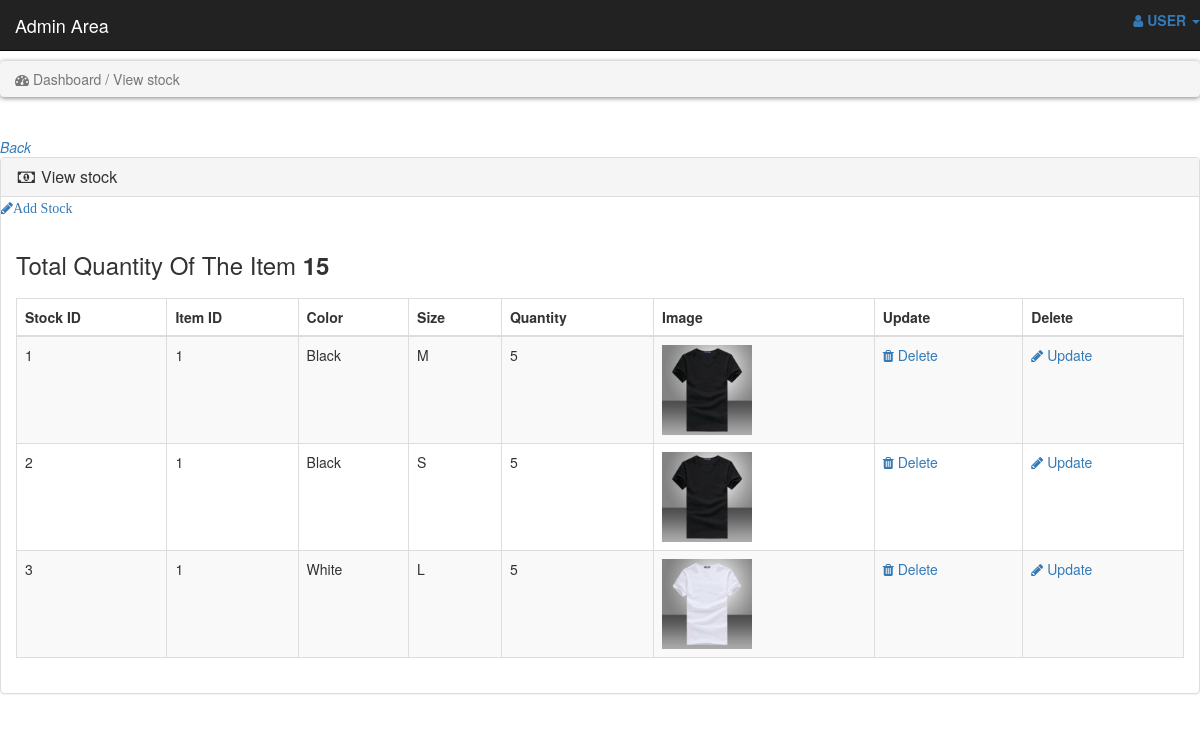
Screenshot of /admin_area/update_stock.php?edit_stock=1 with the database file from the repository.
### tables this page shows
CREATE TABLE IF NOT EXISTS `stock` (
  `ItemNo` int(100) NOT NULL,
  `ItemID` int(100) NOT NULL,
  `Colour` varchar(255) NOT NULL,
  `Size` varchar(255) NOT NULL,
  `Qty` int(100) NOT NULL,
  `img` text NOT NULL,
  KEY `ItemID` (`ItemID`)
);

### admin_area/update_stock.php (the view, shortened to what this page needs)
<!DOCTYPE html>
<html lang="en">
<head>
    <link rel="stylesheet" href="style.css">
    <link rel="stylesheet" href="https://maxcdn.bootstrapcdn.com/bootstrap/3.4.1/css/bootstrap.min.css">
    <link rel="stylesheet" href="https://cdnjs.cloudflare.com/ajax/libs/font-awesome/4.7.0/css/font-awesome.min.css">
</head>
<body>
<?php
include("includes/header.php");
?>
<br>
<div class="row">
    <div class="col-lg-12">
       <ol class="breadcrumb">
            <li class="active">
                <i class="fa fa-dashboard"></i> Dashboard / View stock
            </li>
        </ol>
    </div>
</div>
<br>
			<a href="view_stock.php">
			 <i class="">Back</i>
            </a>
<div class="row">
    <div class="col-lg-12">
        <div class="panel panel-default">
            <div class="panel-heading">
                <h3 class="panel-title">
                    <i class="fa fa-money fa-fw"></i>  View stock
                </h3>
            </div>
			<a href="addto_stock.php?edit_stock=<?php if(isset($_GET['edit_stock'])){
			$edit_id = $_GET['edit_stock'];
			echo $edit_id;}?> ">
			 <i class="fa fa-pencil">Add Stock</i>
            </a>
            <div class="panel-body">
                <div class="table-responsive">
                    <table class="table table-striped table-bordered table-hover">
                        <thead>
                            <tr>
							<th>Stock ID</th>
                                <th>Item ID</th>
									<th>Color</th>
									<th>Size</th>
									<th>Quantity</th>
									<th>Image</th>
									<th>Update</th>
									<th>Delete</th>
                            </tr>
                        </thead>
			<?php
			$totalQty=0;
			if(isset($_GET['edit_stock'])){
			$edit_id = $_GET['edit_stock'];
                            $get_stock = "select * from stock where ItemID=$edit_id";
                            $run_stock = mysqli_query($con,$get_stock);
                            while($row_stock=mysqli_fetch_array($run_stock)){
								$stock_id=$row_stock["ItemNo"];
                                $pro_id=$row_stock["ItemID"];
								$Color=$row_stock["Colour"];
								$Size=$row_stock["Size"];
								$Qty=$row_stock["Qty"];
								$totalQty=$totalQty+$Qty;
								$Image=$row_stock["img"];
			?>
				<tr>
                <td> <?php echo $stock_id; ?>  </td>
				<td> <?php echo $pro_id;    ?>     </td>
				<td> <?php echo $Color; ?>       </td>
				<td> <?php echo $Size; ?>        </td>
				<td> <?php echo $Qty; ?>         </td>
				<td> <img src="<?php echo $Image;?>" width="90" height="90">     </td>
				<td>
				<a href="delete_stock.php?delete_stock=<?php echo $stock_id; ?>" onclick="return confirm('Are you sure YOU WANT TO DELETE THIS ITEM?')">
                       <i class="fa fa-trash"></i> Delete
                </a>
                </td>
                <td>
                   <a href="edit_stock_item_value.php?edit_stock=<?php echo $stock_id; ?>">
                        <i class="fa fa-pencil"></i> Update
                        </a>
                 </td>
				</tr>
			<?php
			}
			}
			echo "<h3 >Total Quantity Of The Item <b>".$totalQty."<b><h3>"; ?>
		</table>
</div>
        </div>
    </div>
</div>
</body>
</html>

### style.css (style rules this page uses)
* body { font-size: 14px; line-height: 1.42857143; color: #333333; background: #f0f0f0; overflow-x: hidden; }
.breadcrumb { padding: 8px 15px; margin-bottom: 20px; background: #ffffff; border-radius: 5px; box-shadow: 0px 1px 5px rgba(0, 0, 0, .5); }

### rows the page displays
stock: ItemNo "1", ItemID "1", Colour "Black", Size "M", Qty "5", img (picture)
stock: ItemNo "2", ItemID "1", Colour "Black", Size "S", Qty "5", img (picture)
stock: ItemNo "3", ItemID "1", Colour "White", Size "L", Qty "5", img (picture)

### other values shown
$totalQty "15"
